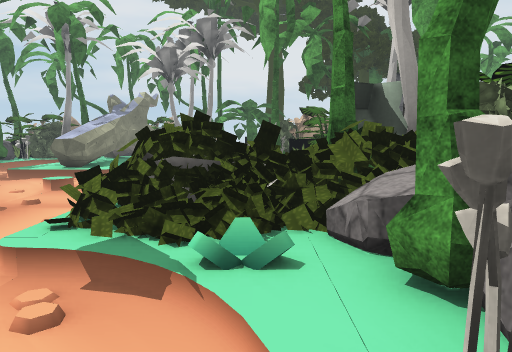
View 1 (above)

24 first-person views from a walk through a Unity game level. The camera is 1.4 m above the floor, tilts 6° down and sees 70° across. The floor is counted in squares, 1 m on a side. Each view is taken from the middle of a square. On the plan, view 1 faces up. The plan holds only what a view shows up to about 16 squares ahead; the rest is blank. The place goes on beyond the plan. The player is left out. Some surface patterns are stand-ins.

View 2
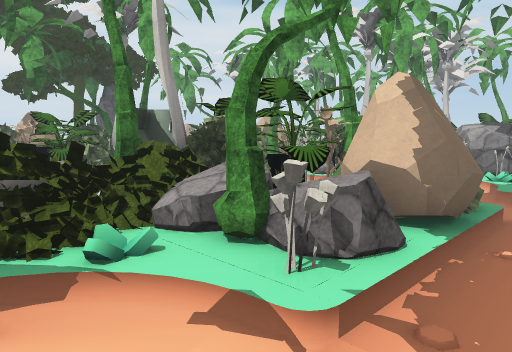

View 3
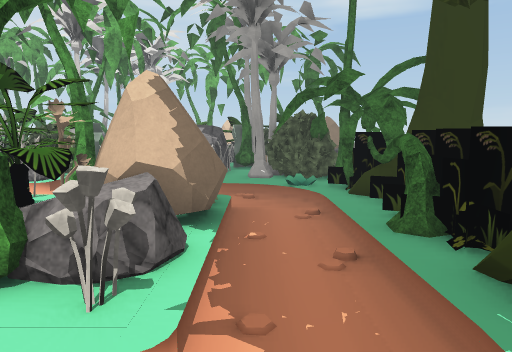

View 4
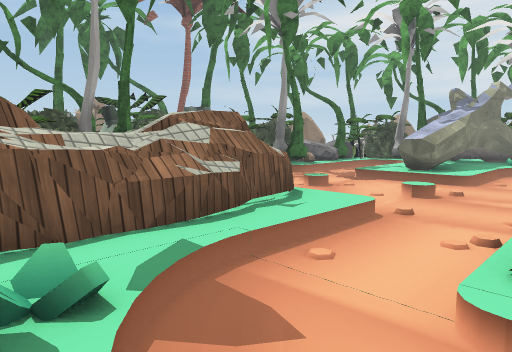

View 5
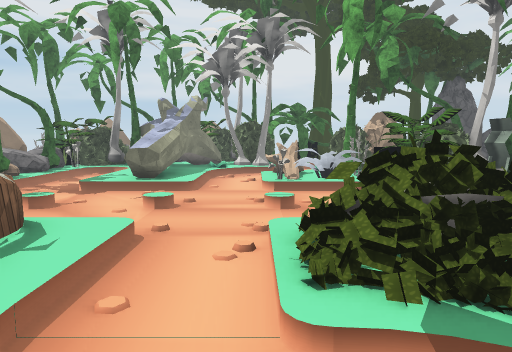

View 6
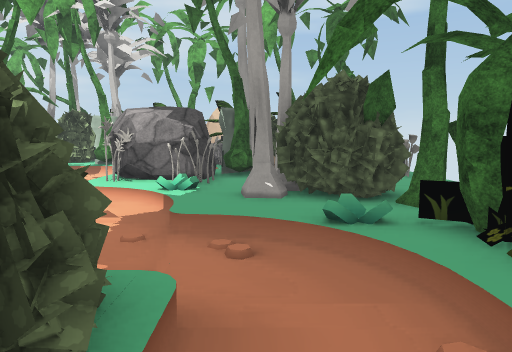

View 7
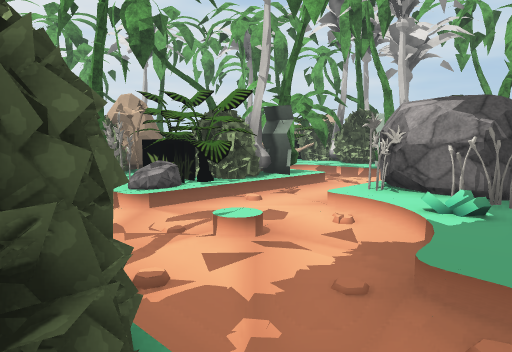

View 8
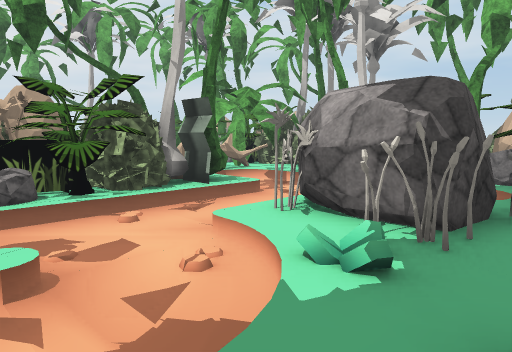

View 9
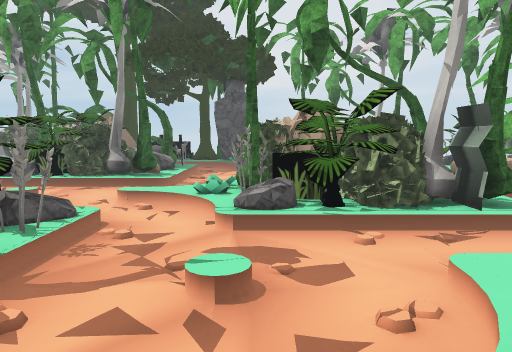

View 10
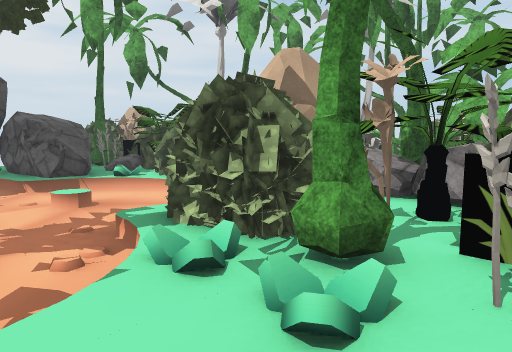

View 11
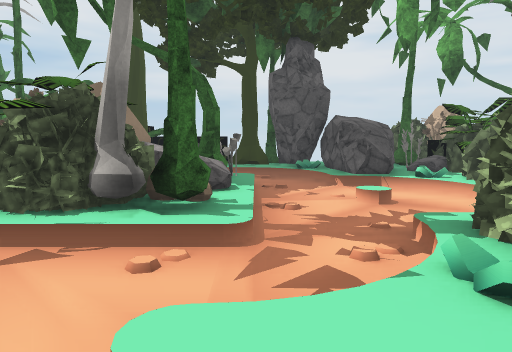

View 12
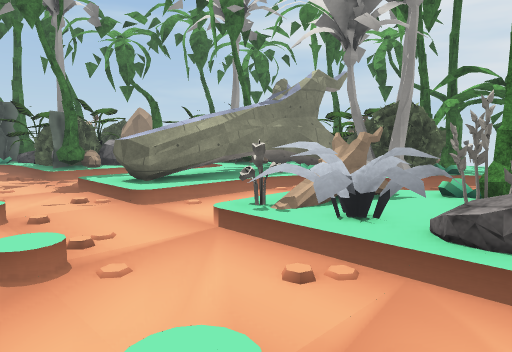

View 13
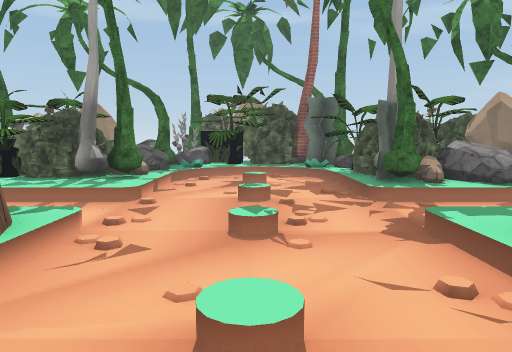

View 14
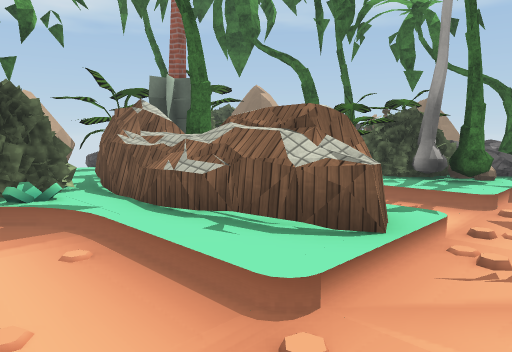

View 15
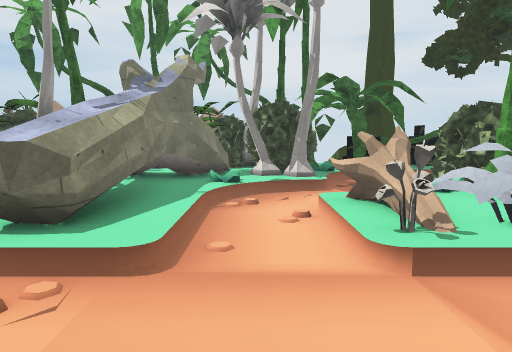

View 16
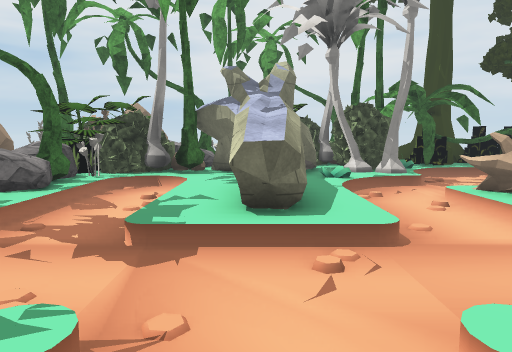

View 17
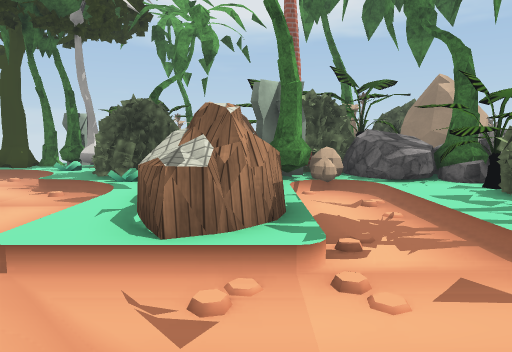

View 18
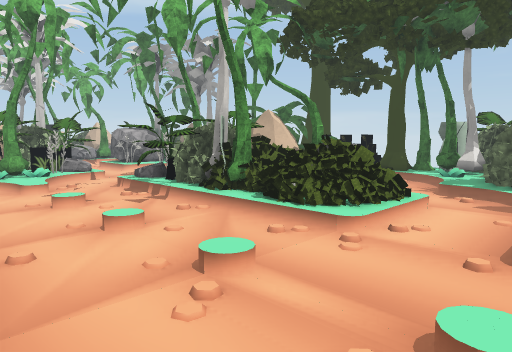

View 19
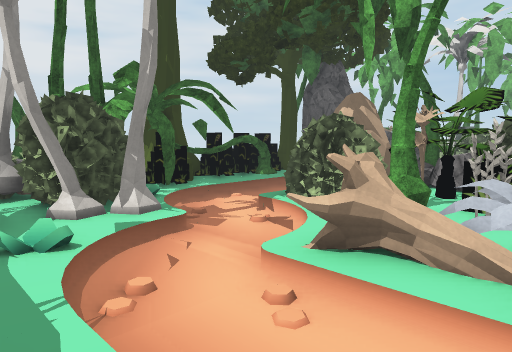

View 20
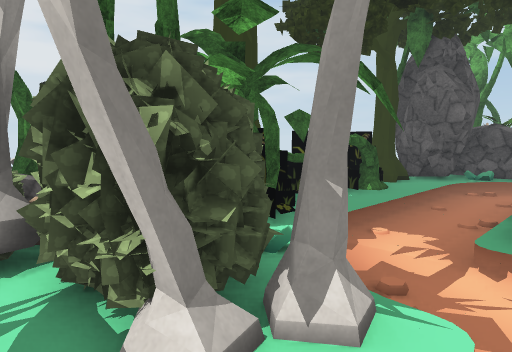

View 21
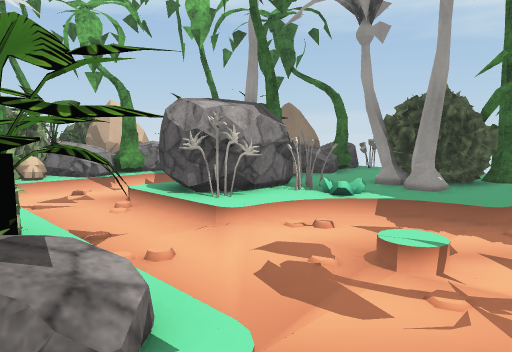

View 22
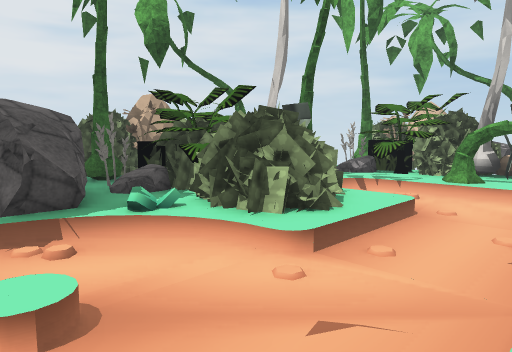

View 23
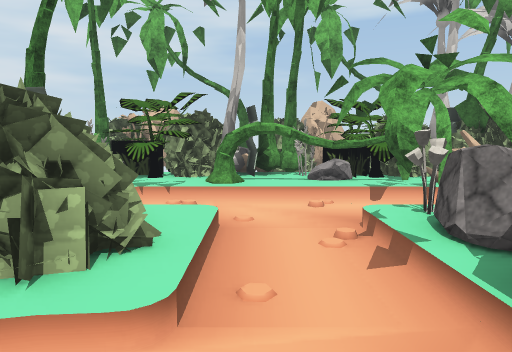

View 24
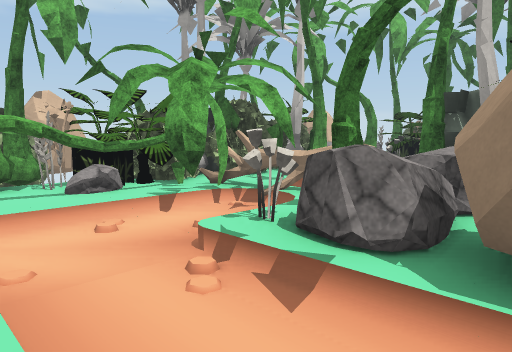

### Floor plan
Key: @ floor where view 1 was taken; # wall or solid block; . main floor; : floor 0.25 m higher than the main floor; / step, stairs or slope; = window, fence, low wall or low ledge; ^ raised ledge; T palm tree; B bush; R rock; E tree; O other object.
Columns run from 19 left of view 1 to 23 right of it. Each row starts with its distance up from view 1.
 25        TO   TOTRR T###   EE     BTTO
 24         O    BBR#TTT######ET    BBBO
 23      OOO  T  BBOTTTTT#TT#EERR   T#O
 22      TOORRROOO# TT##:::::::RRRR #OO
 21     ## BB#  O #BB#.........##RRO OO#     TO
 20     #OOBBOT#  #BBO .........ORR ROOO T O#TO
 19     O OO#OT####OO...# ORRO/./RR OOOOT#OROTO
 18   BB OROO./###//...BBB ORO//.//=OOO  .OOBOT
 17   BBO RT../: #//...BBBO RT/....OOOO/ .OBB O
 16   TOOOOO.. : #/./OO#TOOR //.//./:::/ .T#BOO
 15     BBRO../:^^/./OO:OOBBR://.../......##TTO
 14  T  BBOT../:^#/./O::ROBBOT/...........##OTO
 13  TROO#OT../:^:/./O::/OO#OT/./B OORO...#R#TO
 12 B##OO......................./BB ORO.T#TO OO
 11 BB# ......................./OBBO#RTO.TTBBBT
 10 BBO....................../::#TOOORROTTTTB
  9 OOO......................///#O#BBO O.TTBT
  8  RO......./...../... .......OROBBOT...OBT
  7  OTOR##O#./O^O../OOO #OBOR...#OO#OT. .O#
  6  RT ROTO../#^O../OOBTTBBORO....O......TOO
  5    ORBOO../ ^=../OOOBRBBOO............OOO T
  4  OOO BBO../ ^#../OOORRROOTT..../OO#...OROOT
  3    OO OO../ #=O..///TT#O#  ..../OORR .TR TB
  2   O#OORR# / #=O//..//T#O B#.../OORR  OOROBB
  1    TOOTR#OT###BB:/./ORROOB..#::#O#O# O  #OB
  0     RRRRRBO###BBB/.@......../:OB  TO     TT
 -1    O    RB ###  B// ..... .//:BB# RRO    T
 -2    OOOOO   #     O::::TT:::T#BB    OO
 -3      OOOO OOO    OTTE#####TTTT#  :TR#O
 -4      B O  OOOO   BO#    ###TTT#  OORO
 -5     BBBT  OOTTT BB       #   T    RROT

Where each view was taken, in squares from view 1:
view 1: 0 up, 0 right, facing up
view 2: 1 down, 2 left, facing up-right
view 3: 0 up, 2 left, facing right
view 4: 1 up, 2 left, facing up-left
view 5: 1 up, 3 left, facing up
view 6: 0 up, 4 right, facing right
view 7: 0 up, 6 right, facing up-right
view 8: 0 up, 9 right, facing up-right
view 9: 0 up, 10 right, facing up
view 10: 8 up, 7 right, facing up-right
view 11: 8 up, 7 right, facing up
view 12: 9 up, 2 right, facing up-left
view 13: 10 up, 3 left, facing left
view 14: 9 up, 3 left, facing down-left
view 15: 9 up, 4 left, facing up
view 16: 8 up, 7 left, facing up
view 17: 11 up, 8 left, facing down
view 18: 13 up, 6 left, facing down-right
view 19: 13 up, 6 left, facing up-right
view 20: 18 up, 5 left, facing up-right
view 21: 8 up, 8 right, facing down-right
view 22: 13 up, 9 right, facing up-right
view 23: 15 up, 10 right, facing right
view 24: 16 up, 12 right, facing down-right
